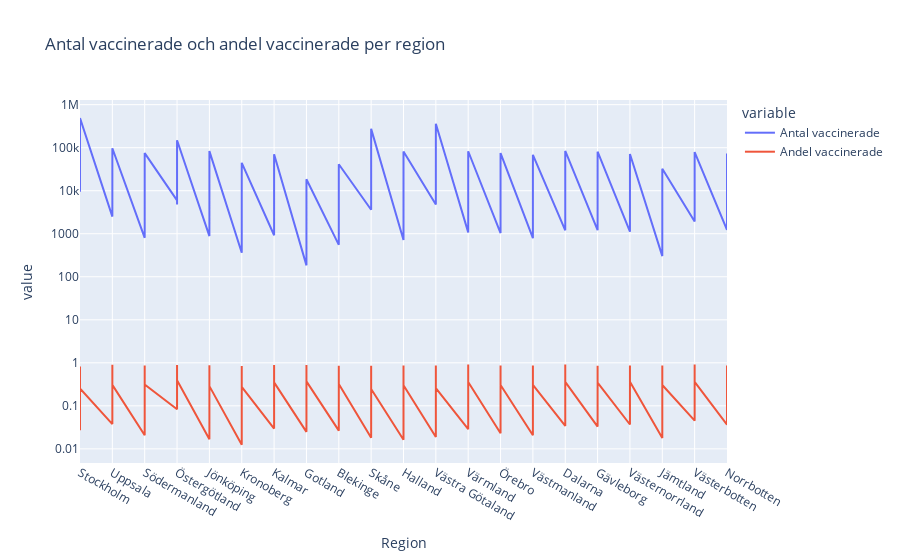

Notebook code for this chart:
### Code cell


### Figure 1 — Plotly figure (JSON) as saved in the notebook; plotly's stock layout.template omitted (floating-point values rounded to 4 significant figures; data arrays with more than 128 entries replaced by an {"elided": "..."} marker saying what was removed)
{"data": [{"hovertemplate": "variable=Antal vaccinerade<br>Region=%{x}<br>value=%{y}<extra></extra>", "legendgroup": "Antal vaccinerade", "line": {"color": "#636efa", "dash": "solid"}, "marker": {"symbol": "circle"}, "mode": "lines", "name": "Antal vaccinerade", "orientation": "v", "showlegend": true, "type": "scatter", "x": {"elided": "189 str values"}, "xaxis": "x", "y": {"elided": "189 int values"}, "yaxis": "y"}, {"hovertemplate": "variable=Andel vaccinerade<br>Region=%{x}<br>value=%{y}<extra></extra>", "legendgroup": "Andel vaccinerade", "line": {"color": "#EF553B", "dash": "solid"}, "marker": {"symbol": "circle"}, "mode": "lines", "name": "Andel vaccinerade", "orientation": "v", "showlegend": true, "type": "scatter", "x": {"elided": "189 str values"}, "xaxis": "x", "y": {"elided": "189 float values"}, "yaxis": "y"}], "layout": {"legend": {"title": {"text": "variable"}, "tracegroupgap": 0}, "title": {"text": "Antal vaccinerade och andel vaccinerade per region"}, "xaxis": {"anchor": "y", "domain": [0, 1], "title": {"text": "Region"}}, "yaxis": {"anchor": "x", "domain": [0, 1], "title": {"text": "value"}, "type": "log"}}}
